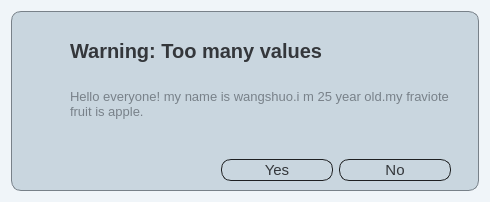
<?xml version="1.0" encoding="UTF-8"?>
<ui version="4.0">
 <class>Dialog</class>
 <widget class="QDialog" name="Dialog">
  <property name="geometry">
   <rect>
    <x>0</x>
    <y>0</y>
    <width>490</width>
    <height>202</height>
   </rect>
  </property>
  <property name="windowTitle">
   <string>Dialog</string>
  </property>
  <property name="styleSheet">
   <string notr="true">QFrame{
	border:none;
}
QDialog{
	background-color:#F0F5F9;
}
QFrame#frame{
	background-color:#C9D6DF;
	border:1px solid #788189;
	border-radius:10px;
}
QLabel#label_title{
	font-size:20px;
	font-weight:bold;
	font-family:&quot;Heiti&quot;;
	color:#34373b;
}
QLabel#label_content{
	font-size:13px;
	font-family:&quot;Microsoft YaHei&quot;;
	color:#788189;
}
QPushButton{
	width:110%;
	height:20%;
	border:1px solid #1E2022;
	border-radius:10px;
	color:#34373b;
	font-family:&quot;Georgia&quot;;
	font-size:15px;
}
QPushButton:hover,QPushButton:pressed{
	background-color:#1E2022;
	color:#F0F5F9;
}</string>
  </property>
  <layout class="QVBoxLayout" name="verticalLayout">
   <item>
    <widget class="QFrame" name="frame">
     <property name="frameShape">
      <enum>QFrame::StyledPanel</enum>
     </property>
     <property name="frameShadow">
      <enum>QFrame::Raised</enum>
     </property>
     <layout class="QHBoxLayout" name="horizontalLayout">
      <item>
       <widget class="QFrame" name="frame_left">
        <property name="frameShape">
         <enum>QFrame::StyledPanel</enum>
        </property>
        <property name="frameShadow">
         <enum>QFrame::Raised</enum>
        </property>
        <layout class="QVBoxLayout" name="verticalLayout_2">
         <item>
          <widget class="QLabel" name="label">
           <property name="maximumSize">
            <size>
             <width>64</width>
             <height>64</height>
            </size>
           </property>
           <property name="layoutDirection">
            <enum>Qt::LeftToRight</enum>
           </property>
           <property name="text">
            <string/>
           </property>
           <property name="pixmap">
            <pixmap resource="resources/envlt.qrc">:/dialog/information .png</pixmap>
           </property>
           <property name="scaledContents">
            <bool>true</bool>
           </property>
           <property name="alignment">
            <set>Qt::AlignCenter</set>
           </property>
          </widget>
         </item>
        </layout>
       </widget>
      </item>
      <item>
       <widget class="QFrame" name="frame_right">
        <property name="sizePolicy">
         <sizepolicy hsizetype="Expanding" vsizetype="Preferred">
          <horstretch>0</horstretch>
          <verstretch>0</verstretch>
         </sizepolicy>
        </property>
        <property name="frameShape">
         <enum>QFrame::StyledPanel</enum>
        </property>
        <property name="frameShadow">
         <enum>QFrame::Raised</enum>
        </property>
        <layout class="QVBoxLayout" name="verticalLayout_3">
         <property name="bottomMargin">
          <number>0</number>
         </property>
         <item>
          <widget class="QFrame" name="frame_2">
           <property name="sizePolicy">
            <sizepolicy hsizetype="Preferred" vsizetype="Expanding">
             <horstretch>0</horstretch>
             <verstretch>0</verstretch>
            </sizepolicy>
           </property>
           <property name="frameShape">
            <enum>QFrame::StyledPanel</enum>
           </property>
           <property name="frameShadow">
            <enum>QFrame::Raised</enum>
           </property>
           <layout class="QVBoxLayout" name="verticalLayout_4">
            <property name="spacing">
             <number>26</number>
            </property>
            <item>
             <widget class="QLabel" name="label_title">
              <property name="text">
               <string>Warning: Too many values</string>
              </property>
              <property name="alignment">
               <set>Qt::AlignLeading|Qt::AlignLeft|Qt::AlignVCenter</set>
              </property>
              <property name="wordWrap">
               <bool>true</bool>
              </property>
             </widget>
            </item>
            <item>
             <widget class="QLabel" name="label_content">
              <property name="sizePolicy">
               <sizepolicy hsizetype="Preferred" vsizetype="Expanding">
                <horstretch>0</horstretch>
                <verstretch>0</verstretch>
               </sizepolicy>
              </property>
              <property name="text">
               <string>Hello everyone! my name is wangshuo.i m 25 year old.my fraviote fruit is apple.</string>
              </property>
              <property name="alignment">
               <set>Qt::AlignLeading|Qt::AlignLeft|Qt::AlignTop</set>
              </property>
              <property name="wordWrap">
               <bool>true</bool>
              </property>
             </widget>
            </item>
           </layout>
          </widget>
         </item>
         <item>
          <widget class="QFrame" name="frame_3">
           <property name="frameShape">
            <enum>QFrame::StyledPanel</enum>
           </property>
           <property name="frameShadow">
            <enum>QFrame::Raised</enum>
           </property>
           <layout class="QHBoxLayout" name="horizontalLayout_2">
            <property name="bottomMargin">
             <number>0</number>
            </property>
            <item>
             <spacer name="horizontalSpacer">
              <property name="orientation">
               <enum>Qt::Horizontal</enum>
              </property>
              <property name="sizeHint" stdset="0">
               <size>
                <width>40</width>
                <height>20</height>
               </size>
              </property>
             </spacer>
            </item>
            <item>
             <widget class="QPushButton" name="pushButton_yes">
              <property name="sizePolicy">
               <sizepolicy hsizetype="Fixed" vsizetype="Fixed">
                <horstretch>0</horstretch>
                <verstretch>0</verstretch>
               </sizepolicy>
              </property>
              <property name="text">
               <string>Yes</string>
              </property>
             </widget>
            </item>
            <item>
             <widget class="QPushButton" name="pushButton_no">
              <property name="sizePolicy">
               <sizepolicy hsizetype="Fixed" vsizetype="Fixed">
                <horstretch>0</horstretch>
                <verstretch>0</verstretch>
               </sizepolicy>
              </property>
              <property name="text">
               <string>No</string>
              </property>
             </widget>
            </item>
           </layout>
          </widget>
         </item>
        </layout>
       </widget>
      </item>
     </layout>
    </widget>
   </item>
  </layout>
 </widget>
 <resources>
  <include location="resources/envlt.qrc"/>
 </resources>
 <connections/>
</ui>
